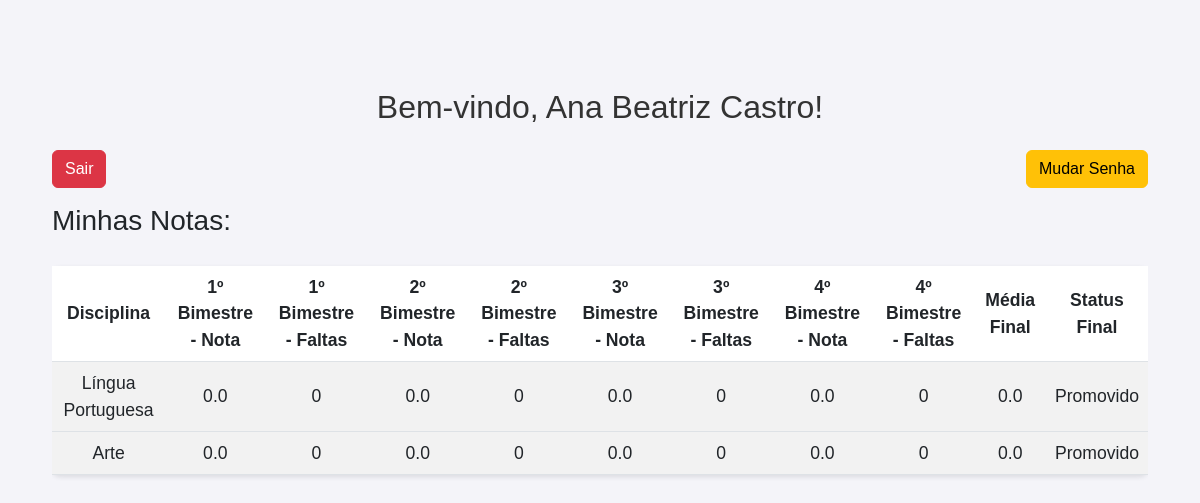
Page /aluno_home/ (signed in) on the earlier database version.
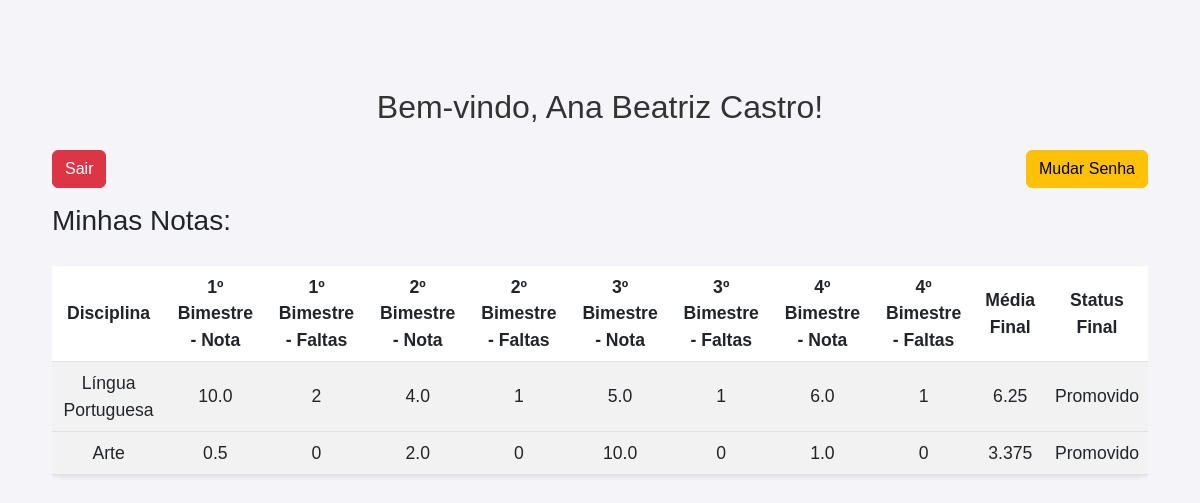
Same page on the later database version.
### core/models.py (models this page shows, shortened)
class Aluno(models.Model):
    user = models.OneToOneField(User, on_delete=models.CASCADE, related_name='aluno_profile')
    nome = models.CharField(max_length=100)
    rm = models.CharField(max_length=20, unique=True)  # Registro de matrícula único
    ra_rg = models.CharField(max_length=20, blank=True, null=True)  # RA ou RG (opcional)
    data_nascimento = models.DateField()  # Data de nascimento do aluno
    status = models.CharField(
        max_length=11,
        choices=[('ativo', 'Ativo'), ('transferido', 'Transferido'), ('suplente', 'Suplente')],
        default='ativo'
    )
    email_responsavel = models.EmailField(max_length=100, blank=True, null=True)
    telefone_responsavel = models.CharField(max_length=15, blank=True, null=True)

class Nota(models.Model):
    aluno = models.ForeignKey('Aluno', on_delete=models.CASCADE)
    disciplina = models.ForeignKey('Disciplina', on_delete=models.CASCADE)
    nota_bimestre1 = models.FloatField(default=0)
    faltas_bimestre1 = models.IntegerField(default=0)
    nota_bimestre2 = models.FloatField(default=0)
    faltas_bimestre2 = models.IntegerField(default=0)
    nota_bimestre3 = models.FloatField(default=0)
    faltas_bimestre3 = models.IntegerField(default=0)
    nota_bimestre4 = models.FloatField(default=0)
    faltas_bimestre4 = models.IntegerField(default=0)
    media_final = models.FloatField(default=0)
    STATUS_CHOICES = [
        ('P', 'Promovido'),
        ('PC', 'Promovido pelo conselho'),
        ('T', 'Transferido'),
        ('R', 'Retido'),
        ('NC', 'Não Comparecimento'),
        ('AB', 'Abandono'),
        ('RC', 'Reclassificado'),
        ('RM', 'Remanejado'),
    ]
    status_final = models.CharField(max_length=2, choices=STATUS_CHOICES, default='P')

class Disciplina(models.Model):
    nome = models.CharField(max_length=100)  # Nome da disciplina

### core/views.py (the view)
# urls.py: path('aluno_home/', views.aluno_home, name='aluno_home'),
@login_required
def aluno_home(request):
    aluno = request.user.aluno_profile  # Acessa o perfil do aluno logado, assumindo que você tenha um perfil de aluno
    notas = Nota.objects.filter(aluno=aluno)  # Filtra as notas do aluno logado
    return render(request, 'core/aluno_home.html', {
        'notas': notas  # Passa as notas para o template
    })

### core/templates/core/aluno_home.html (shortened to what this page needs)
{% load static %}
<!DOCTYPE html>
<html lang="pt-BR">
<head>
    <link href="https://cdn.jsdelivr.net/npm/bootstrap@5.3.0/dist/css/bootstrap.min.css" rel="stylesheet">
    <link rel="stylesheet" href="{% static 'css/estilos.css' %}">
</head>
<body>
    <div class="container mt-5">
        <h1 class="text-center mb-4">Bem-vindo, {{ user.aluno_profile.nome }}!</h1>
        <div class="d-flex justify-content-between mb-3">
            <a href="{% url 'logout_aluno' %}" class="btn btn-danger">Sair</a>
            <a href="{% url 'mudar_senha_aluno' %}" class="btn btn-warning">Mudar Senha</a>
        </div>
        <h3>Minhas Notas:</h3>
        <div class="table-responsive">
            <table class="table table-striped">
                <thead>
                    <tr>
                        <th>Disciplina</th>
                        <th>1º Bimestre - Nota</th>
                        <th>1º Bimestre - Faltas</th>
                        <th>2º Bimestre - Nota</th>
                        <th>2º Bimestre - Faltas</th>
                        <th>3º Bimestre - Nota</th>
                        <th>3º Bimestre - Faltas</th>
                        <th>4º Bimestre - Nota</th>
                        <th>4º Bimestre - Faltas</th>
                        <th>Média Final</th>
                        <th>Status Final</th>
                    </tr>
                </thead>
                <tbody>
                    {% for nota in notas %}
                    <tr>
                        <td>{{ nota.disciplina.nome }}</td>
                        <td>{{ nota.nota_bimestre1 }}</td>
                        <td>{{ nota.faltas_bimestre1 }}</td>
                        <td>{{ nota.nota_bimestre2 }}</td>
                        <td>{{ nota.faltas_bimestre2 }}</td>
                        <td>{{ nota.nota_bimestre3 }}</td>
                        <td>{{ nota.faltas_bimestre3 }}</td>
                        <td>{{ nota.nota_bimestre4 }}</td>
                        <td>{{ nota.faltas_bimestre4 }}</td>
                        <td>{{ nota.media_final }}</td>
                        <td>{{ nota.get_status_final_display }}</td>
                    </tr>
                    {% empty %}
                    <tr>
                        <td colspan="11" class="text-center">Nenhuma nota registrada.</td>
                    </tr>
                    {% endfor %}
                </tbody>
            </table>
        </div>
    </div>
</body>
</html>

### static/css/estilos.css (style rules this page uses)
body { font-family: 'Arial', sans-serif; background-color: #f4f4f9; margin: 20px; padding: 20px; }
h1 { color: #333; text-align: center; margin-top: 20px; font-size: 2em; }
table { width: 80%; margin: 20px auto; border-collapse: collapse; background-color: #fff; border-radius: 8px; box-shadow: 0 2px 5px rgba(0, 0, 0, 0.1); }
th, td { padding: 12px 15px; text-align: center !important; vertical-align: middle !important; font-size: 1.1em; }
th { background-color: #0066cc; color: white; font-weight: bold; }
td { background-color: #f9f9f9; color: #333; }
tr:nth-child(even) td { background-color: #f2f2f2; }

Differences in the rows shown:
changed Nota "Língua Portuguesa": nota_bimestre1 "0.0" → "10.0"; faltas_bimestre1 "0" → "2"; nota_bimestre2 "0.0" → "4.0"; faltas_bimestre2 "0" → "1"; nota_bimestre3 "0.0" → "5.0"; faltas_bimestre3 "0" → "1"; nota_bimestre4 "0.0" → "6.0"; faltas_bimestre4 "0" → "1"; media_final "0.0" → "6.25"
changed Nota "Arte": nota_bimestre1 "0.0" → "0.5"; nota_bimestre2 "0.0" → "2.0"; nota_bimestre3 "0.0" → "10.0"; nota_bimestre4 "0.0" → "1.0"; media_final "0.0" → "3.375"
